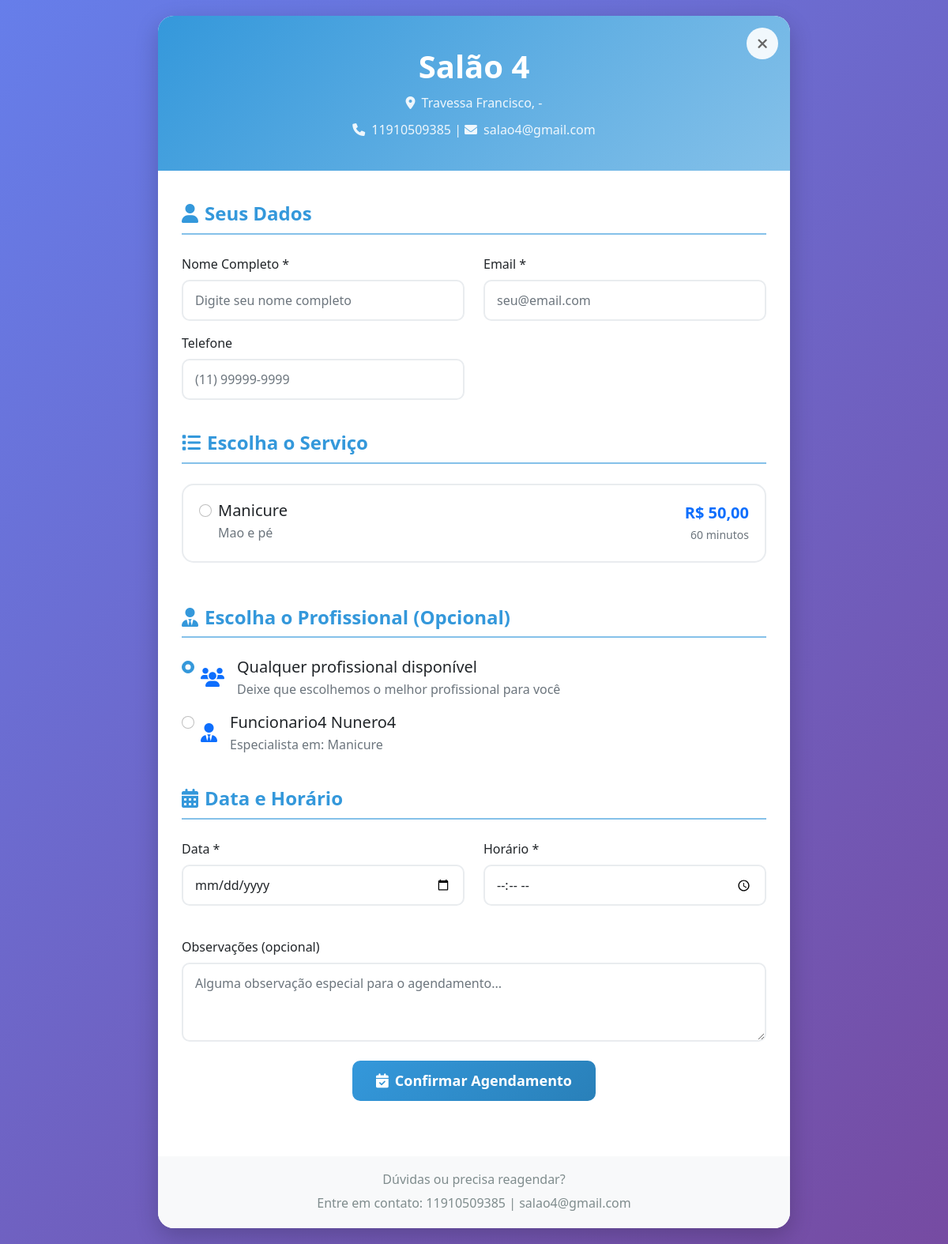
Page /salons/book/w04S4DPYfqjxrGVyhdcI4A/ on the committed database.
### salons/models.py (models this page shows, shortened)
class Salon(models.Model):
    name = models.CharField(max_length=100, verbose_name="Nome do Salão")
    description = models.TextField(blank=True, null=True, verbose_name="Descrição")
    address = models.CharField(max_length=200, verbose_name="Endereço")
    city = models.CharField(max_length=100, verbose_name="Cidade")
    state = models.CharField(max_length=2, verbose_name="Estado")
    zip_code = models.CharField(max_length=10, verbose_name="CEP")
    phone = models.CharField(max_length=15, verbose_name="Telefone")
    email = models.EmailField(verbose_name="Email")
    owner = models.OneToOneField(User, on_delete=models.CASCADE, related_name='salon', verbose_name="Proprietário")
    weekdays_open = models.TimeField(blank=True, null=True, verbose_name="Segunda à Sexta - Abertura")
    weekdays_close = models.TimeField(blank=True, null=True, verbose_name="Segunda à Sexta - Fechamento")
    saturday_open = models.TimeField(blank=True, null=True, verbose_name="Sábado - Abertura")
    saturday_close = models.TimeField(blank=True, null=True, verbose_name="Sábado - Fechamento")
    sunday_open = models.TimeField(blank=True, null=True, verbose_name="Domingo - Abertura")
    sunday_close = models.TimeField(blank=True, null=True, verbose_name="Domingo - Fechamento")
    created_at = models.DateTimeField(auto_now_add=True)
    updated_at = models.DateTimeField(auto_now=True)
    class Meta:
        verbose_name = "Salão"
        verbose_name_plural = "Salões"

class Service(models.Model):
    salon = models.ForeignKey(Salon, on_delete=models.CASCADE, related_name='services', verbose_name="Salão")
    name = models.CharField(max_length=100, verbose_name="Nome do Serviço")
    description = models.TextField(blank=True, null=True, verbose_name="Descrição")
    duration = models.PositiveIntegerField(verbose_name="Duração (minutos)")
    price = models.DecimalField(max_digits=10, decimal_places=2, verbose_name="Preço")
    is_active = models.BooleanField(default=True, verbose_name="Ativo")
    created_at = models.DateTimeField(auto_now_add=True)
    updated_at = models.DateTimeField(auto_now=True)
    class Meta:
        verbose_name = "Serviço"
        verbose_name_plural = "Serviços"
        ordering = ['name']

class Employee(models.Model):
    user = models.OneToOneField(User, on_delete=models.CASCADE, related_name='employee_profile', verbose_name="Usuário")
    salon = models.ForeignKey(Salon, on_delete=models.CASCADE, related_name='employees', verbose_name="Salão")
    services = models.ManyToManyField(Service, blank=True, verbose_name="Serviços que pode executar")
    is_active = models.BooleanField(default=True, verbose_name="Ativo")
    hire_date = models.DateField(auto_now_add=True, verbose_name="Data de contratação")
    created_at = models.DateTimeField(auto_now_add=True)
    updated_at = models.DateTimeField(auto_now=True)
    class Meta:
        verbose_name = "Funcionário"
        verbose_name_plural = "Funcionários"
        unique_together = ['user', 'salon']

### salons/views.py (the view, shortened to what this page needs)
# urls.py: path('book/<str:token>/', views.public_booking, name='public_booking'),
def public_booking(request, token):
    try:
        booking_token = get_object_or_404(BookingToken, token=token, is_active=True)
        salon = booking_token.salon
        services = salon.services.filter(is_active=True)
        employees = salon.employees.filter(is_active=True)
        return render(request, 'salons/public_booking.html', {
            'salon': salon,
            'services': services,
            'employees': employees,
            'token': token,
            'today': timezone.now().date()
        })
    except BookingToken.DoesNotExist:
        messages.error(request, 'Link de agendamento inválido ou expirado.')
        return redirect('core:landing_page')

### templates/salons/public_booking.html (shortened to what this page needs)
{% extends 'base/public_base.html' %}
{% block content %}
<div class="salon-header">
    <h1>{{ salon.name }}</h1>
    <p>
        <i class="fas fa-map-marker-alt me-2"></i>{{ salon.address }}, {{ salon.city }} - {{ salon.state }}
    </p>
    <p>
        <i class="fas fa-phone me-2"></i>{{ salon.phone }} |
        <i class="fas fa-envelope me-2"></i>{{ salon.email }}
    </p>
</div>
<div class="booking-content">
    <form method="post" id="bookingForm" novalidate>
        <div class="mb-4">
            <h4 class="section-title">
                <i class="fas fa-user me-2"></i>Seus Dados
            </h4>
            <div class="row">
                <div class="col-md-6 mb-3">
                    <label class="form-label">Nome Completo *</label>
                    <input type="text" name="client_name" class="form-control" required placeholder="Digite seu nome completo">
                </div>
                <div class="col-md-6 mb-3">
                    <label class="form-label">Email *</label>
                    <input type="email" name="client_email" class="form-control" required placeholder="seu@email.com">
                </div>
                <div class="col-md-6 mb-3">
                    <label class="form-label">Telefone</label>
                    <input type="tel" name="client_phone" class="form-control" placeholder="(11) 99999-9999">
                </div>
            </div>
        </div>
        <div class="mb-4">
            <h4 class="section-title">
                <i class="fas fa-list me-2"></i>Escolha o Serviço
            </h4>
            {% if services %}
                <div class="row">
                    {% for service in services %}
                        <div class="col-12 mb-3">
                            <div class="service-card" onclick="selectService('{{ service.id }}')">
                                <div class="form-check">
                                    <input type="radio" name="service_id" value="{{ service.id }}"
                                           class="form-check-input" id="service_{{ service.id }}" required>
                                    <label class="form-check-label w-100" for="service_{{ service.id }}">
                                        <div class="d-flex justify-content-between align-items-start">
                                            <div>
                                                <h5 class="mb-1">{{ service.name }}</h5>
                                                {% if service.description %}
                                                    <p class="text-muted mb-0">{{ service.description }}</p>
                                                {% endif %}
                                            </div>
                                            <div class="text-end">
                                                <div class="text-primary fw-bold fs-5">R$ {{ service.price }}</div>
                                                <small class="text-muted">{{ service.duration }} minutos</small>
                                            </div>
                                        </div>
                                    </label>
                                </div>
                            </div>
                        </div>
                    {% endfor %}
                </div>
            {% else %}
                <div class="alert alert-warning">
                    <i class="fas fa-exclamation-triangle me-2"></i>
                    Nenhum serviço disponível no momento.
                </div>
            {% endif %}
        </div>
        <div class="mb-4">
            <h4 class="section-title">
                <i class="fas fa-user-tie me-2"></i>Escolha o Profissional (Opcional)
            </h4>
            {% if employees %}
                <div class="row">
                    <div class="col-12 mb-3">
                        <div class="professional-card" onclick="selectProfessional('')">
                            <div class="form-check">
                                <input type="radio" name="employee_id" value=""
                                       class="form-check-input" id="employee_any" checked>
                                <label class="form-check-label w-100" for="employee_any">
                                    <div class="d-flex align-items-center">
                                        <div class="me-3">
                                            <i class="fas fa-users text-primary fs-4"></i>
                                        </div>
                                        <div>
                                            <h5 class="mb-1">Qualquer profissional disponível</h5>
                                            <p class="text-muted mb-0">Deixe que escolhemos o melhor profissional para você</p>
                                        </div>
                                    </div>
                                </label>
                            </div>
                        </div>
                    </div>
                    {% for employee in employees %}
                        <div class="col-12 mb-3">
                            <div class="professional-card" onclick="selectProfessional('{{ employee.id }}')">
                                <div class="form-check">
                                    <input type="radio" name="employee_id" value="{{ employee.id }}"
                                           class="form-check-input" id="employee_{{ employee.id }}">
                                    <label class="form-check-label w-100" for="employee_{{ employee.id }}">
                                        <div class="d-flex align-items-center">
                                            <div class="me-3">
                                                <i class="fas fa-user-tie text-primary fs-4"></i>
                                            </div>
                                            <div>
                                                <h5 class="mb-1">{{ employee.user.get_full_name|default:employee.user.username }}</h5>
                                                <p class="text-muted mb-0">
                                                    Especialista em:
                                                    {% for service in employee.services.all %}
                                                        {{ service.name }}{% if not forloop.last %}, {% endif %}
                                                    {% endfor %}
                                                </p>
                                            </div>
                                        </div>
                                    </label>
                                </div>
                            </div>
                        </div>
                    {% endfor %}
                </div>
            {% else %}
                <div class="alert alert-info">
                    <i class="fas fa-info-circle me-2"></i>
                    O profissional será selecionado automaticamente baseado na disponibilidade.
                </div>
                <input type="hidden" name="employee_id" value="">
            {% endif %}
        </div>
        <div class="mb-4">
            <h4 class="section-title">
                <i class="fas fa-calendar-alt me-2"></i>Data e Horário
            </h4>
            <div class="row">
                <div class="col-md-6 mb-3">
                    <label class="form-label">Data *</label>
                    <input type="date" name="appointment_date" class="form-control"
                           min="{{ today|date:'Y-m-d' }}" required>
                </div>
                <div class="col-md-6 mb-3">
                    <label class="form-label">Horário *</label>
                    <input type="time" name="appointment_time" class="form-control" required>
                </div>
            </div>
        </div>
        <div class="mb-4">
            <label class="form-label">Observações (opcional)</label>
            <textarea name="notes" class="form-control" rows="3"
                      placeholder="Alguma observação especial para o agendamento..."></textarea>
        </div>
        <div class="text-center">
            <button type="submit" class="btn btn-primary btn-lg">
                <i class="fas fa-calendar-check me-2"></i>Confirmar Agendamento
            </button>
        </div>
    </form>
</div>
<div class="footer-info">
    <h6 class="mb-2">Dúvidas ou precisa reagendar?</h6>
    <p class="mb-0">
        Entre em contato: {{ salon.phone }} | {{ salon.email }}
    </p>
</div>
{% endblock %}

### templates/base/public_base.html (style rules this page uses)
:root { --primary-color: #3498db; --primary-light: #85c1e9; --primary-dark: #2980b9; --secondary-color: #ecf0f1; --text-dark: #2c3e50; --text-light: #7f8c8d; }
body { background: linear-gradient(135deg, #667eea 0%, #764ba2 100%); font-family: 'Segoe UI', Tahoma, Geneva, Verdana, sans-serif; min-height: 100vh; padding: 20px 0; }
.salon-header { background: linear-gradient(135deg, var(--primary-color), var(--primary-light)); color: white; padding: 40px 30px; text-align: center; }
.salon-header h1 { margin: 0; font-size: 2.5rem; font-weight: bold; }
.salon-header p { margin: 10px 0 0 0; opacity: 0.9; }
.booking-content { padding: 40px 30px; }
.btn-primary { background: linear-gradient(135deg, var(--primary-color), var(--primary-dark)); border: none; border-radius: 10px; padding: 12px 30px; font-size: 18px; font-weight: 600; transition: all 0.3s; }
.form-control, .form-select { border-radius: 10px; border: 2px solid #e9ecef; padding: 12px 15px; transition: all 0.3s; }
.form-check-input:checked { background-color: var(--primary-color); border-color: var(--primary-color); }
.service-card { border: 2px solid #e9ecef; border-radius: 15px; padding: 20px; margin-bottom: 15px; transition: all 0.3s; cursor: pointer; }
.section-title { color: var(--primary-color); font-weight: 600; margin-bottom: 25px; padding-bottom: 10px; border-bottom: 2px solid var(--primary-light); }
.footer-info { background: #f8f9fa; padding: 20px; text-align: center; color: var(--text-light); margin-top: 30px; }

### rows in the picture
Salon: name "Salão 4", address "Travessa Francisco", phone "11910509385", email "salao4@gmail.com"
Service: name "Manicure", description "Mao e pé", price "50,00", duration "60"
Employee: user.get_full_name "Funcionario4 Nunero4"
